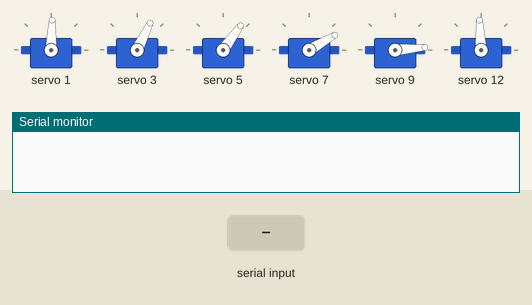
Simulated run of this sketch. Board: Arduino Uno, built with avr-gcc and run on an emulated ATmega328P. Parts: 6 × servo, the last lines printed to the serial monitor. Inputs (shaded band) come from the test bench.

Above: at 1.2 s.
1.3 s: "90 45 200\n" received over Serial
At 1.47 s:
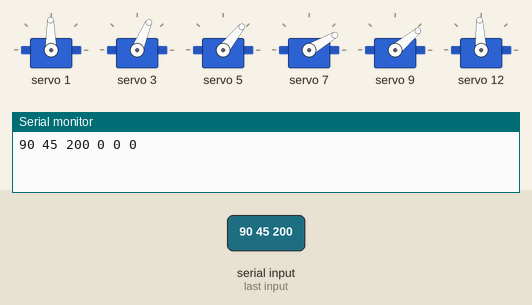
4.3 s: "30 150 10\n" received over Serial
At 4.65 s:
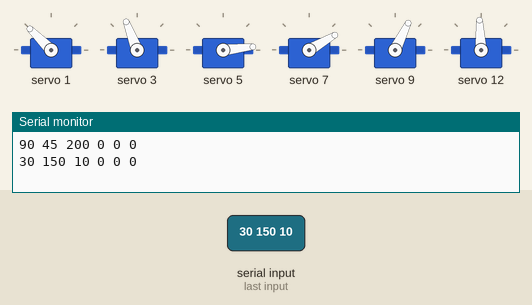
7.3 s: "90 45\n" received over Serial
At 7.45 s:
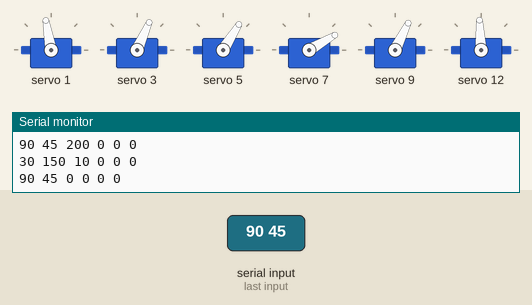
10.3 s: "30 150\n" received over Serial
13.3 s: "90 45 200 10 150 30\n" received over Serial
At 13.49 s:
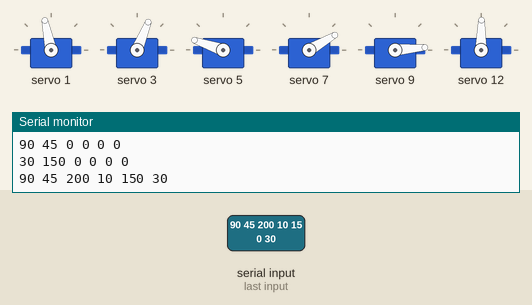
16.3 s: "90 45 200 10\n" received over Serial
At 22.5 s:
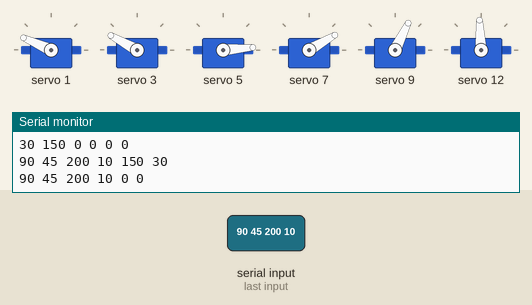
Timing chart, 0 to 22.7 s (numbered marks = the images above; inputs shaded):
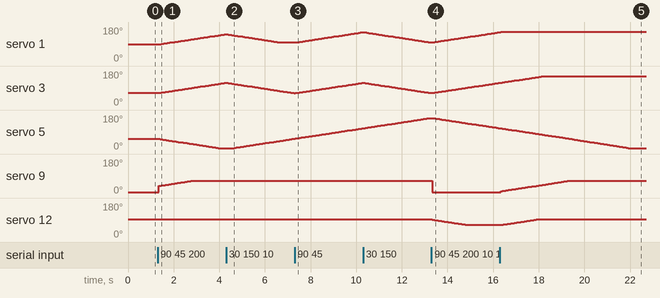

The sketch:

arduino_code.ino
```cpp
#include "Wire.h"
#include "Adafruit_PWMServoDriver.h"

// called this way, it uses the default address 0x40
Adafruit_PWMServoDriver pwm = Adafruit_PWMServoDriver();
// you can also call it with a different address you want
//Adafruit_PWMServoDriver pwm = Adafruit_PWMServoDriver(0x41);
// you can also call it with a different address and I2C interface
//Adafruit_PWMServoDriver pwm = Adafruit_PWMServoDriver(0x40, Wire);

#define USMIN  600 // This is the rounded 'minimum' microsecond length based on the minimum pulse of 150
#define USMAX  2400 // This is the rounded 'maximum' microsecond length based on the maximum pulse of 600
#define SERVO_FREQ 50 // Analog servos run at ~50 Hz updates
int param1=20;
int param2=135;
int param3=130;
int param4=30;
int param5=90;
int param6=0;

float pre_param1=19;
float pre_param2=134;
float pre_param3=129;
float pre_param4=25;
float pre_param5=1;
float pre_param6=1;

// our servo
uint8_t servonum = 0;

void setServoPos(int servo, int pos){
  //This first bit of code makes sure we are not trying to set the servo outside of limits
  int sendPos;
  if(pos > 179){
    pos = 179;
  }
  if(pos < 0){
    pos = 0;
  }
  sendPos = USMIN + ((USMAX - USMIN)/180 * pos);
  if(servo > -1 && servo < 16){//only try to move valid servo addresses
    pwm.writeMicroseconds(servo, sendPos);
  }
}

void setup() {
  Serial.begin(9600);
  // Serial.println("16 channel Servo test!");

  pwm.begin();
  pwm.setOscillatorFrequency(27000000);
  pwm.setPWMFreq(SERVO_FREQ);  // Analog servos run at ~50 Hz updates
  delay(10);
}

void loop()
{
  // Serial.print("HEllo");
  if (Serial.available() > 0) {
    // Read the incoming string until newline character
    String input = Serial.readStringUntil('\n');

    char charArray[input.length() + 1];
    input.toCharArray(charArray, sizeof(charArray));
    param1 = atof(strtok(charArray, " "));
    param2 = atof(strtok(NULL, " "));
    param3 = atof(strtok(NULL, " "));
    param4 = atof(strtok(NULL, " "));
    param5 = atof(strtok(NULL, " "));
    param6 = atof(strtok(NULL, " "));

    Serial.print(param1);
    Serial.print(" ");
    Serial.print(param2);
    Serial.print(" ");
    Serial.print(param3);
    Serial.print(" ");
    Serial.print(param4);
    Serial.print(" ");
    Serial.print(param5);
    Serial.print(" ");
    Serial.println(param6);

  }

  //joint 1

  if (pre_param1 != param1){
    if (pre_param1 < param1){
      pre_param1=pre_param1+1;
      setServoPos(1,pre_param1+65);
    }

    else if(pre_param1 > param1){
      pre_param1=pre_param1-1;
      setServoPos(1,pre_param1+65);
    }

  }

  //joint 2

  if (pre_param2 != param2){
    if (pre_param2 < param2){
      pre_param2=pre_param2+1;
      setServoPos(3,180-pre_param2+15);
    }

    else if(pre_param2 > param2){
      pre_param2=pre_param2-1;
      setServoPos(3,180-pre_param2+15);
    }


  }

  //joint 3

  if (pre_param3 != param3){
    if (pre_param3 < param3){
      pre_param3=pre_param3+1;
      setServoPos(5,180-pre_param3);
    }

    else if(pre_param3 > param3){
      pre_param3=pre_param3-1;
      setServoPos(5,180-pre_param3);
    }


  }

  //joint 4
  setServoPos(7,25);


  //joint 5

  if (pre_param5 != param5){
    if (pre_param5 < param5){
      pre_param5=pre_param5+1;
      setServoPos(9,60-param5);
    }

    else if(pre_param5 > param5){
      pre_param5=pre_param5-1;
      setServoPos(9,60-pre_param5);
    }


  }

  //joint 6

  if (pre_param6 != param6){
    if (pre_param6 < param6){
      pre_param6=pre_param6+1;
      setServoPos(12,90-pre_param6);
    }

    else if(pre_param6 > param6){
      pre_param6=pre_param6-1;
      setServoPos(12,90-pre_param6);
    }


  }

  delay(50);

}
```

Measured:
- after the input at 1.3 s, servo 1: moves from 88° to 142° over 2.9 s, starting after 0.05 s; servo 3: moves from 64° to 118° over 2.9 s, starting after 0.05 s; servo 5: moves from 54° to 5° over 2.6 s, starting after 0.05 s; servo 9: moves from 5° to 64° over 1.4 s, starting after 0.05 s
- after the input at 4.3 s, servo 5: moves from 5° to 55° over 2.6 s, starting after 0.35 s
- after the input at 7.3 s, servo 1: moves from 98° to 153° over 3.0 s, starting at once
- after the input at 13.3 s, servo 9: 64° → 5° at once; servo 12: moves from 93° to 64° over 1.6 s, starting at once
- after the input at 16.3 s, servo 9: moves from 5° to 64° over 2.9 s, starting at once; servo 12: moves from 64° to 93° over 1.6 s, starting at once
